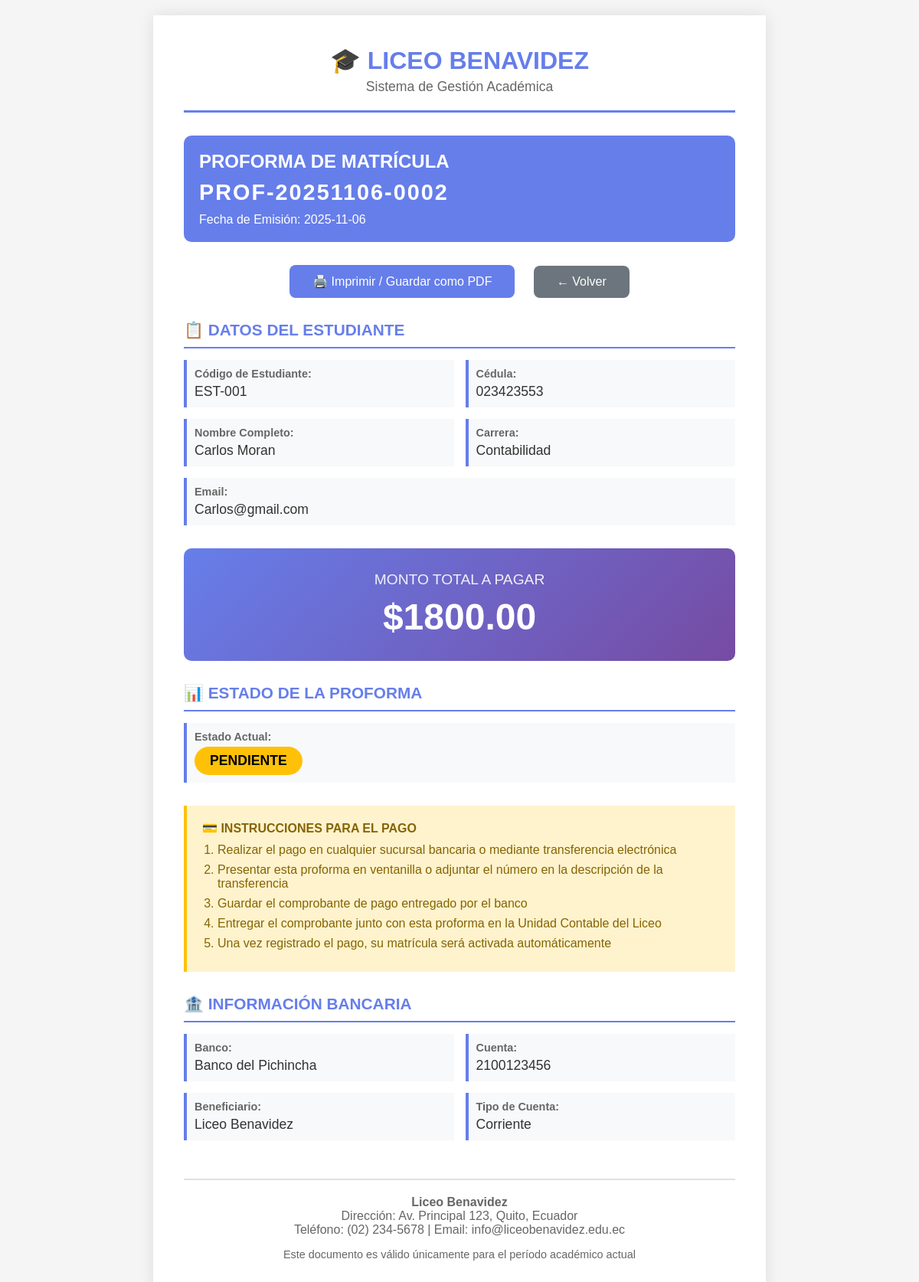
Screenshot of /proforma/PROF-20251106-0002 with the database file from the repository.
### tables this page shows
CREATE TABLE proformas (
            id INTEGER PRIMARY KEY AUTOINCREMENT,
            numero_proforma TEXT UNIQUE NOT NULL,
            id_estudiante INTEGER NOT NULL,
            codigo_estudiante TEXT NOT NULL,
            monto REAL NOT NULL,
            fecha_generacion TIMESTAMP DEFAULT CURRENT_TIMESTAMP,
            estado TEXT DEFAULT 'pendiente',
            FOREIGN KEY (id_estudiante) REFERENCES estudiantes(id)
        );

CREATE TABLE estudiantes (
            id INTEGER PRIMARY KEY AUTOINCREMENT,
            codigo_estudiante TEXT UNIQUE NOT NULL,
            cedula TEXT NOT NULL,
            nombre TEXT NOT NULL,
            apellido TEXT NOT NULL,
            carrera TEXT NOT NULL,
            email TEXT NOT NULL,
            estado_matricula TEXT DEFAULT 'no_matriculado',
            fecha_registro TIMESTAMP DEFAULT CURRENT_TIMESTAMP
        );

### app.py (the view)
@app.route('/proforma/<numero_proforma>')
def ver_proforma(numero_proforma):
    conn = get_db_connection()
    proforma = conn.execute('''
        SELECT p.*, e.nombre, e.apellido, e.cedula, e.carrera, e.email
        FROM proformas p
        JOIN estudiantes e ON p.id_estudiante = e.id
        WHERE p.numero_proforma = ?
    ''', (numero_proforma,)).fetchone()
    conn.close()
    if not proforma:
        flash('❌ Proforma no encontrada', 'error')
        return redirect(url_for('index'))
    return render_template('ver_proforma.html', proforma=proforma)

### database.py (called while the page is built)
def get_db_connection():
    conn = sqlite3.connect(DATABASE)
    conn.row_factory = sqlite3.Row  # Para acceder a columnas por nombre
    return conn

### templates/ver_proforma.html (shortened to what this page needs)
<!DOCTYPE html>
<html lang="es">
<head>
</head>
<body>
    <div class="container">
        <div class="header">
            <h1>🎓 LICEO BENAVIDEZ</h1>
            <p>Sistema de Gestión Académica</p>
        </div>
        <div class="proforma-info">
            <h2>PROFORMA DE MATRÍCULA</h2>
            <div class="proforma-numero">{{ proforma.numero_proforma }}</div>
            <p style="margin-top: 10px;">Fecha de Emisión: {{ proforma.fecha_generacion[:10] }}</p>
        </div>
        <div class="buttons no-print">
            <button onclick="window.print()" class="btn btn-print">🖨️ Imprimir / Guardar como PDF</button>
            <a href="{{ url_for('index') }}" class="btn btn-back">← Volver</a>
        </div>
        <div class="section">
            <h3>📋 DATOS DEL ESTUDIANTE</h3>
            <div class="info-grid">
                <div class="info-item">
                    <label>Código de Estudiante:</label>
                    <div class="value">{{ proforma.codigo_estudiante }}</div>
                </div>
                <div class="info-item">
                    <label>Cédula:</label>
                    <div class="value">{{ proforma.cedula }}</div>
                </div>
                <div class="info-item">
                    <label>Nombre Completo:</label>
                    <div class="value">{{ proforma.nombre }} {{ proforma.apellido }}</div>
                </div>
                <div class="info-item">
                    <label>Carrera:</label>
                    <div class="value">{{ proforma.carrera }}</div>
                </div>
                <div class="info-item" style="grid-column: span 2;">
                    <label>Email:</label>
                    <div class="value">{{ proforma.email }}</div>
                </div>
            </div>
        </div>
        <div class="monto-box">
            <label>MONTO TOTAL A PAGAR</label>
            <div class="monto">${{ "%.2f"|format(proforma.monto) }}</div>
        </div>
        <div class="section">
            <h3>📊 ESTADO DE LA PROFORMA</h3>
            <div class="info-item">
                <label>Estado Actual:</label>
                <div class="value">
                    <span class="estado {{ proforma.estado }}">
                        {{ proforma.estado.upper() }}
                    </span>
                </div>
            </div>
        </div>
        <div class="instrucciones">
            <h4>💳 INSTRUCCIONES PARA EL PAGO</h4>
            <ol>
                <li>Realizar el pago en cualquier sucursal bancaria o mediante transferencia electrónica</li>
                <li>Presentar esta proforma en ventanilla o adjuntar el número en la descripción de la transferencia</li>
                <li>Guardar el comprobante de pago entregado por el banco</li>
                <li>Entregar el comprobante junto con esta proforma en la Unidad Contable del Liceo</li>
                <li>Una vez registrado el pago, su matrícula será activada automáticamente</li>
            </ol>
        </div>
        <div class="section">
            <h3>🏦 INFORMACIÓN BANCARIA</h3>
            <div class="info-grid">
                <div class="info-item">
                    <label>Banco:</label>
                    <div class="value">Banco del Pichincha</div>
                </div>
                <div class="info-item">
                    <label>Cuenta:</label>
                    <div class="value">2100123456</div>
                </div>
                <div class="info-item">
                    <label>Beneficiario:</label>
                    <div class="value">Liceo Benavidez</div>
                </div>
                <div class="info-item">
                    <label>Tipo de Cuenta:</label>
                    <div class="value">Corriente</div>
                </div>
            </div>
        </div>
        <div class="footer">
            <p><strong>Liceo Benavidez</strong></p>
            <p>Dirección: Av. Principal 123, Quito, Ecuador</p>
            <p>Teléfono: (02) 234-5678 | Email: info@liceobenavidez.edu.ec</p>
            <p style="margin-top: 15px; font-size: 0.9em;">
                Este documento es válido únicamente para el período académico actual
            </p>
        </div>
    </div>
</body>
</html>

### templates/ver_proforma.html (style rules this page uses)
* { margin: 0; padding: 0; box-sizing: border-box; }
body { font-family: 'Arial', sans-serif; background: #f5f5f5; padding: 20px; }
.container { max-width: 800px; margin: 0 auto; background: white; padding: 40px; box-shadow: 0 0 20px rgba(0,0,0,0.1); }
.header { text-align: center; border-bottom: 3px solid #667eea; padding-bottom: 20px; margin-bottom: 30px; }
.header h1 { color: #667eea; font-size: 2em; margin-bottom: 5px; }
.header p { color: #666; font-size: 1.1em; }
.proforma-info { background: #667eea; color: white; padding: 20px; border-radius: 10px; margin-bottom: 30px; }
.proforma-info h2 { font-size: 1.5em; margin-bottom: 10px; }
.proforma-numero { font-size: 1.8em; font-weight: bold; letter-spacing: 2px; }
.section { margin-bottom: 30px; }
.section h3 { color: #667eea; border-bottom: 2px solid #667eea; padding-bottom: 10px; margin-bottom: 15px; font-size: 1.3em; }
.info-grid { display: grid; grid-template-columns: 1fr 1fr; gap: 15px; }
.info-item { padding: 10px; background: #f8f9fa; border-left: 4px solid #667eea; }
.info-item label { display: block; font-weight: bold; color: #666; font-size: 0.9em; margin-bottom: 5px; }
.info-item .value { font-size: 1.1em; color: #333; }
.monto-box { background: linear-gradient(135deg, #667eea 0%, #764ba2 100%); color: white; padding: 30px; border-radius: 10px; text-align: center; margin: 30px 0; }
.monto-box label { font-size: 1.2em; display: block; margin-bottom: 10px; opacity: 0.9; }
.monto-box .monto { font-size: 3em; font-weight: bold; }
.estado { display: inline-block; padding: 8px 20px; border-radius: 20px; font-weight: bold; font-size: 1em; }
.estado.pendiente { background: #ffc107; color: #000; }
.footer { margin-top: 50px; padding-top: 20px; border-top: 2px solid #e0e0e0; text-align: center; color: #666; }
.instrucciones { background: #fff3cd; border-left: 4px solid #ffc107; padding: 20px; margin: 30px 0; }
.instrucciones h4 { color: #856404; margin-bottom: 10px; }
.instrucciones ol { margin-left: 20px; }
.instrucciones li { margin: 8px 0; color: #856404; }
.buttons { text-align: center; margin: 30px 0; }
.btn { display: inline-block; padding: 12px 30px; margin: 0 10px; border: none; border-radius: 8px; font-size: 1em; cursor: pointer; text-decoration: none; transition: all 0.3s; }
.btn-print { background: #667eea; color: white; }
.btn-back { background: #6c757d; color: white; }

### rows the page displays
proformas: numero_proforma "PROF-20251106-0002", fecha_generacion "2025-11-06", codigo_estudiante "EST-001", monto "1800.00", estado "PENDIENTE"
estudiantes: cedula "023423553", nombre "Carlos", apellido "Moran", carrera "Contabilidad", email "Carlos@gmail.com"
